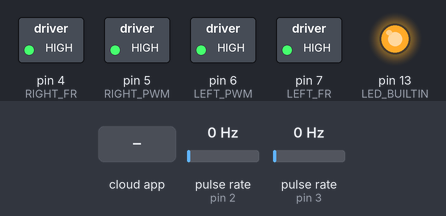
The sketch below on a simulated Arduino Uno, built with avr-gcc and run on an emulated ATmega328P. On the bench: switched loads named in the sketch (green lamp = pin HIGH), output pins drawn as LEDs (lit = HIGH). Wiring (inferred from the names in the program): 2 × pulse sensor: data pin 2 / data pin 3. Inputs (shaded band) come from the test bench; at power-on: pulse rate (sensors on pin 3, pin 2) 0 Hz. The ROS host is connected and sends only what is stated.

Above: at 1.2 s.
1.3 s: the phone or cloud app sets wheel_power_left to -100
At 3.4 s:
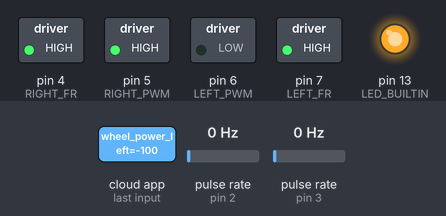
3.7 s: the phone or cloud app sets wheel_power_right to -100
At 5.7 s:
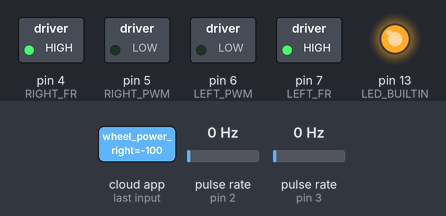
6.1 s: pulse rate (sensor on pin 3) set to 117 Hz
At 6.5 s:
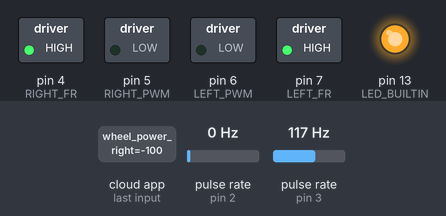
Timing chart, 0 to 15.1 s (numbered marks = the images above; inputs shaded):
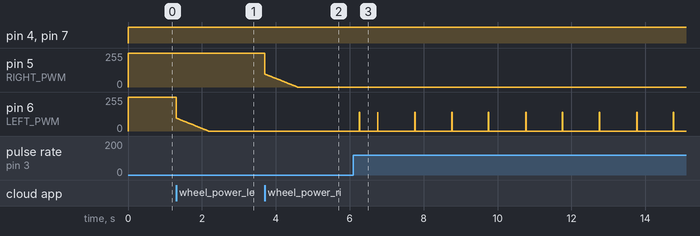

Measured:
- after the input at 1.3 s, pin 6 (LEFT_PWM): moves from 255/255 to 0/255 over 0.87 s, starting at once
- after the input at 3.7 s, pin 5 (RIGHT_PWM): moves from 255/255 to 0/255 over 0.88 s, starting at once
- after the input at 6.1 s, pin 6 (LEFT_PWM): goes 140/255 0.01 s, 0/255 0.49 s, 8 × (140/255 0.01 s, 0/255 1.0 s), 140/255 0.01 s, then 0/255, starting after 0.15 s

The sketch:

alan_wheels.ino
```cpp
#include <ros.h>
#include "Arduino.h"
#include <PID_v1.h>
#include <std_msgs/Float32.h>
#include <stdlib.h>

#ifndef LED_BUILTIN
#define LED_BUILTIN 13
#endif

// wheels
#define LEFT_PWM 6
#define LEFT_FR 7
#define RIGHT_PWM 5
#define RIGHT_FR 4

//encoders
#define RIGHT_ENCODER 2
#define LEFT_ENCODER 3

//prototypes
void leftEncoder();
void rightEncoder();
void rightWheelCb( const std_msgs::Float32&);
void leftWheelCb( const std_msgs::Float32&);

//ROS variables
ros::NodeHandle nh;
ros::Subscriber<std_msgs::Float32> SubRight("wheel_power_right", &rightWheelCb);
ros::Subscriber<std_msgs::Float32> SubLeft("wheel_power_left", &leftWheelCb);

//PID variables
float Kp = 0.3, Ki =0.1 , Kd = 5000; //original

double LeftWheelState = 0, LeftWheelControlEffort = 0, LeftWheelSetPoint = 0;
double RightWheelState = 0, RightWheelControlEffort = 0, RightWheelSetPoint = 0;
PID RightWheelPidController (&RightWheelState, &RightWheelControlEffort, &RightWheelSetPoint, Kp, Ki, Kd, DIRECT);
PID LeftWheelPidController (&LeftWheelState, &LeftWheelControlEffort, &LeftWheelSetPoint, Kp, Ki, Kd, DIRECT);

//encoder variables
unsigned int LeftTick = 0;
unsigned int RightTick = 0;

//motors
int MinPwm = 115; //pwm where motor stops moving at 6v
int MaxPwm = 255;
int MaxRpm = 96; // max rpm at 6v with current load
int PulsesPerRevolution = 384;

bool LeftWheelBackward = false, RightWheelBackward = false;

void turnWheel(const std_msgs::Float32 &wheelPower, unsigned int pwmPin, unsigned int frPin)
{
	//factor must be between -1 and 1
	float factor = max(min(wheelPower.data,1.0f),-1.0f);

	// Set our desired PWM that the PID Controller will work towards
	int pwm = remap(abs(factor) ,0 ,1 ,MinPwm,MaxPwm);
	String message = String(pwm);
	char *message_convert = message.c_str();
	nh.loginfo(message_convert);

	if ( pwmPin == LEFT_PWM)
	{
		LeftWheelBackward = factor < 0;
		LeftWheelSetPoint = pwm;
	}
	else
	{
		RightWheelBackward = factor < 0;
		RightWheelSetPoint = pwm;
	}
}

void rightWheelCb( const std_msgs::Float32 &wheelPower)
{
	String message = "Wheel Power - Right: " + String(wheelPower.data);
	char *message_convert = message.c_str();
	nh.loginfo(message_convert);

	turnWheel(wheelPower,RIGHT_PWM,RIGHT_FR);
}
void leftWheelCb( const std_msgs::Float32 &wheelPower)
{
	String message = "Wheel Power - Left: " + String(wheelPower.data);
	char *message_convert = message.c_str();
	nh.loginfo(message_convert);

	turnWheel(wheelPower,LEFT_PWM,LEFT_FR);
}

void setup()
{
	Serial.begin(115200);

	// Setup Timer
	// Reference: https://www.youtube.com/watch?v=IdL0_ZJ7V2s&t=110s
	TCCR1A = 0;
	TCCR1B = 0;
	OCR1A = 31249;
	OCR1B = 15624;
	TCCR1B |= (1<<CS12) | (1<<WGM12);
	TIMSK1 |= (1<<OCIE1A) | (1<<OCIE1B); //enable timer overflow

	// specifically for pin 5 and 6: Reference - https://www.etechnophiles.com/change-frequency-pwm-pins-arduino-uno/
	TCCR0B = TCCR0B & B11111000 | B00000010; // for PWM frequency of 7812.50 Hz

  	// initialize LED digital pin as an output.
  	pinMode(LED_BUILTIN, OUTPUT);
  	digitalWrite(LED_BUILTIN, HIGH);

	// hall effect sensor is an open drain output. This means that the
	// sensor will only pull line low, but it won't pull it high. It will just
	// leave it floating, so we need to pull it up to a voltage
	pinMode(LEFT_ENCODER,INPUT_PULLUP);
	pinMode(RIGHT_ENCODER,INPUT_PULLUP);

	attachInterrupt(digitalPinToInterrupt(LEFT_ENCODER),leftEncoder ,RISING);
	attachInterrupt(digitalPinToInterrupt(RIGHT_ENCODER),rightEncoder ,RISING);


	// wheels
  	pinMode(LEFT_PWM, OUTPUT);
  	pinMode(LEFT_FR, OUTPUT);
  	pinMode(RIGHT_PWM, OUTPUT);
  	pinMode(RIGHT_FR, OUTPUT);

  	// Init motors to stop
  	digitalWrite(LEFT_FR, LOW);
  	digitalWrite(RIGHT_FR, LOW);
  	analogWrite(LEFT_PWM, 0);
  	analogWrite(RIGHT_PWM, 0);


  	nh.initNode();
  	nh.subscribe(SubLeft);
  	nh.subscribe(SubRight);

	LeftWheelPidController.SetOutputLimits(MinPwm,MaxPwm);
	RightWheelPidController.SetOutputLimits(MinPwm,MaxPwm);

	//turn PID controllers on
	LeftWheelPidController.SetMode(AUTOMATIC);
	RightWheelPidController.SetMode(AUTOMATIC);
}

ISR(TIMER1_COMPA_vect) // 0.5s timer
{
	//this timer is needed to run the 0.25s timer for whatever reason
}

ISR(TIMER1_COMPB_vect) // 0.25s timer
{
	double leftSpeed = 60 * (LeftTick / (float)PulsesPerRevolution) / 0.25; //rpm
	double rightSpeed = 60 * (RightTick / (float)PulsesPerRevolution) /0.25; // rpm

	RightTick = 0;
	LeftTick = 0;

	LeftWheelState = remap(leftSpeed ,0,MaxRpm,MinPwm,MaxPwm);
	RightWheelState = remap(rightSpeed ,0,MaxRpm,MinPwm,MaxPwm);
}


void loop()
{
	nh.spinOnce();
	LeftWheelPidController.Compute();
	RightWheelPidController.Compute();
	WriteControlEffort(LEFT_PWM, LEFT_FR, LeftWheelControlEffort, LeftWheelSetPoint, LeftWheelBackward);
	WriteControlEffort(RIGHT_PWM, RIGHT_FR, RightWheelControlEffort, RightWheelSetPoint, RightWheelBackward);
}

void leftEncoder()
{
	LeftTick += 1;
}
void rightEncoder()
{
	RightTick += 1;
}

void WriteControlEffort(unsigned int pwmPin, unsigned int frPin, double controlEffort, double setPoint, bool backward)
{
	unsigned int pwm = backward ? MaxPwm - controlEffort : controlEffort;

	if (!backward && setPoint <= MinPwm)
	{
		digitalWrite(frPin,HIGH);
		digitalWrite(pwmPin,HIGH);
	}
	else
	{
		if (backward)
		{
			digitalWrite(frPin,HIGH);
		}
		else
		{
			digitalWrite(frPin,LOW);
		}

		analogWrite(pwmPin, pwm);
	}
}

double  remap(double x, double in_min, double in_max, double out_min, double out_max)
{
  return (x - in_min) * (out_max - out_min) / (in_max - in_min) + out_min;
}
```
